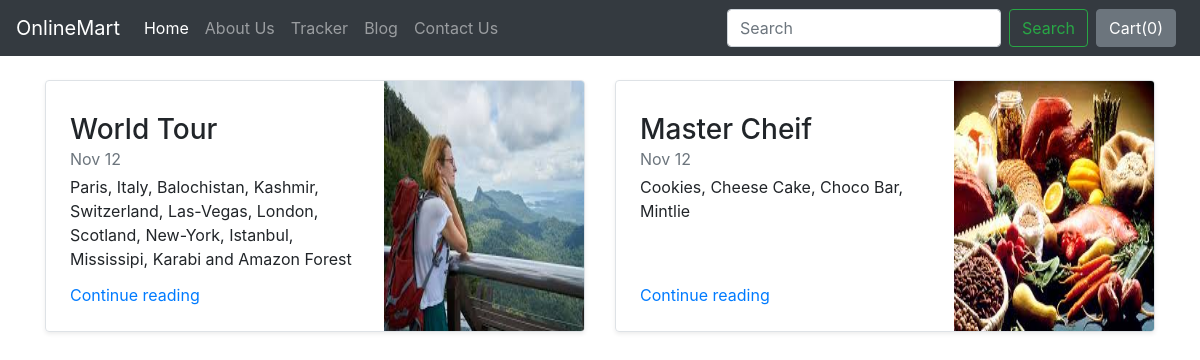
Screenshot of /blog/ with the database file from the repository.
### blog/models.py (models this page shows)
class blogPost(models.Model):
    post_id = models.AutoField(primary_key=True)
    title = models.CharField(max_length=50)
    head0 = models.CharField(max_length=500)
    contenthead0 = models.CharField(max_length=5000, default="")
    head1 = models.CharField(max_length=500)
    contenthead1 = models.CharField(max_length=5000, default="")
    head2 = models.CharField(max_length=500)
    contenthead2 = models.CharField(max_length=5000, default="")
    publish_date = models.DateField()
    thumbnail = models.ImageField(upload_to="mart/images", default="")
    def __str__(self):
        return self.title

### blog/views.py (the view)
# urls.py: path("", views.index, name="blogHome"),
def index(request):
    mypost = blogPost.objects.all()
    print(mypost)
    return render(request, 'blog/index.html', {'mypost':mypost})

### blog/templates/blog/index.html (shortened to what this page needs)
{% extends 'blog/basic.html' %}
{% block body %}
  <div class="container mt-4">
    <div class="row mb-2">
    {% for item in mypost %}
    <div class="col-md-6">
      <div class="row no-gutters border rounded overflow-hidden flex-md-row mb-4 shadow-sm h-md-250 position-relative">
        <div class="col p-4 d-flex flex-column position-static">
          <h3 class="mb-0">{{item.title}}</h3>
          <div class="mb-1 text-muted">Nov 12</div>
          <p class="card-text mb-auto">{{item.contenthead0}}</p>
          <a href="blogpost/{{item.post_id}}" class="stretched-link">Continue reading</a>
        </div>
        <div class="col-auto d-none d-lg-block">
          <img src="/media/{{item.thumbnail}}" class="bd-placeholder-img" width="200" height="250"/>
        </div>
      </div>
    </div>
    {% if forloop.counter|divisibleby:2%}
    </div><div class="row mb-2">
    {% endif %}
    {% endfor %}
  </div>
{% endblock %}

### rows the page displays
blogPost: title "World Tour", contenthead0 "Paris, Italy, Balochistan, Kashmir, Switzerland, Las-Vegas, London, Scotland, New-York, Istanbul, Mississipi, Karabi and Amazon Forest", thumbnail (picture)
blogPost: title "Master Cheif", contenthead0 "Cookies, Cheese Cake, Choco Bar, Mintlie", thumbnail (picture)
